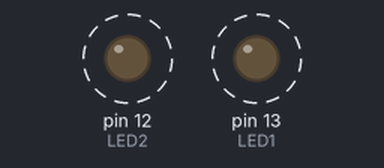
Bench run of a sketch on a simulated Arduino Uno, built with avr-gcc and run on an emulated ATmega328P. On the bench: output pins drawn as LEDs (lit = HIGH). Dashed ring = blinking.

Above: at 0.45 s.
Timing chart, 0 to 3.0 s (numbered marks = the images above):
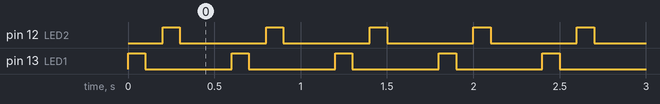

The sketch:

Shanx_Traffic_Light.ino
```cpp
const int LED1 = 13 ;
const int LED2 =12;
const int LED3 = -11 ;
const int GND = GND;
//
//int count = 0;
void setup() {
  // put your setup code here, to run once:
  pinMode(LED1,OUTPUT);
  pinMode(LED2,OUTPUT);
  pinMode(LED3,OUTPUT);
}
//
//void loop() {
//  digitalWrite(LED1, HIGH);
//  delay(100);
//  digitalWrite(LED1, LOW);
//  delay(100);
//  digitalWrite(LED2, HIGH);
//  delay(100);
//  digitalWrite(LED2, LOW);
//  delay(100);
//
//  // put your main code here, to run repeatedly:
//
//}

//void loop() {
//  if(count%5==0){
//    if(LED1==HIGH){
//      digitalWrite(LED1, LOW);
//      delay(500);
//    }
//    else{
//      digitalWrite(LED1, HIGH);
//      delay(500);}
//
//    count+=1;
//  }
//  else{
//    if(LED2==LOW){
//        digitalWrite(LED2, HIGH);
//        delay(100);
//    }
//    else {
//        digitalWrite(LED2, LOW);
//        delay(100);}
//
//    count+=1;
//  }
//
//}

void loop() {
  digitalWrite(LED1, HIGH);
  delay(100);
  digitalWrite(LED1, LOW);
  delay(100);
  digitalWrite(LED2, HIGH);
  delay(100);
  digitalWrite(LED2, LOW);
  delay(100);
  digitalWrite(LED3, HIGH);
  delay(100);
  digitalWrite(LED3, LOW);
  delay(100);
}
```

Measured:
- by itself, pin 12 (LED2), pin 13 (LED1): alternates HIGH for 0.10 s and LOW for 0.50 s
- by itself, everything shown: repeats every 0.60 s, in 4 steps
